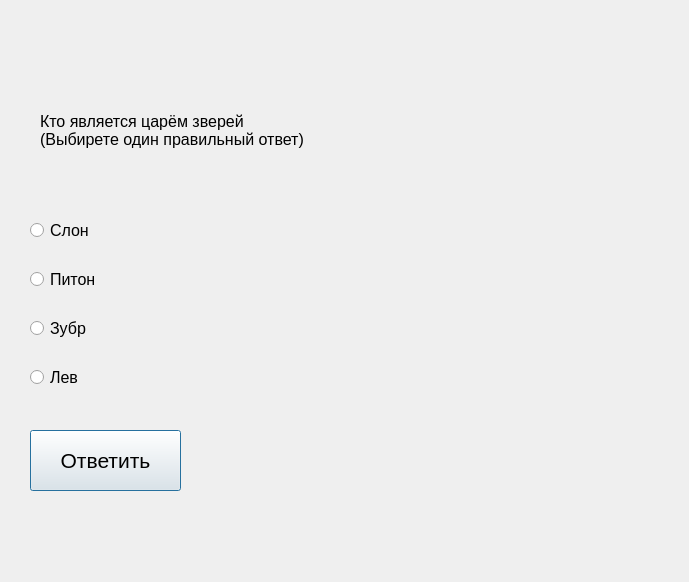
<?xml version="1.0" encoding="UTF-8"?>
<ui version="4.0">
 <class>Dialog</class>
 <widget class="QDialog" name="Dialog">
  <property name="geometry">
   <rect>
    <x>0</x>
    <y>0</y>
    <width>689</width>
    <height>582</height>
   </rect>
  </property>
  <property name="windowTitle">
   <string>Dialog</string>
  </property>
  <widget class="QPushButton" name="answer1">
   <property name="geometry">
    <rect>
     <x>30</x>
     <y>430</y>
     <width>151</width>
     <height>61</height>
    </rect>
   </property>
   <property name="font">
    <font>
     <pointsize>16</pointsize>
    </font>
   </property>
   <property name="text">
    <string>Ответить</string>
   </property>
  </widget>
  <widget class="QWidget" name="gridLayoutWidget">
   <property name="geometry">
    <rect>
     <x>30</x>
     <y>200</y>
     <width>231</width>
     <height>211</height>
    </rect>
   </property>
   <layout class="QGridLayout" name="gridLayout">
    <item row="4" column="0">
     <widget class="QRadioButton" name="ans4">
      <property name="font">
       <font>
        <pointsize>12</pointsize>
       </font>
      </property>
      <property name="text">
       <string>Лев</string>
      </property>
     </widget>
    </item>
    <item row="0" column="0">
     <widget class="QRadioButton" name="ans1">
      <property name="font">
       <font>
        <pointsize>12</pointsize>
       </font>
      </property>
      <property name="text">
       <string>Слон</string>
      </property>
     </widget>
    </item>
    <item row="1" column="0">
     <widget class="QRadioButton" name="ans2">
      <property name="font">
       <font>
        <pointsize>12</pointsize>
       </font>
      </property>
      <property name="text">
       <string>Питон</string>
      </property>
     </widget>
    </item>
    <item row="3" column="0">
     <widget class="QRadioButton" name="an3">
      <property name="font">
       <font>
        <pointsize>12</pointsize>
       </font>
      </property>
      <property name="text">
       <string>Зубр</string>
      </property>
     </widget>
    </item>
   </layout>
  </widget>
  <widget class="QLabel" name="label">
   <property name="geometry">
    <rect>
     <x>40</x>
     <y>80</y>
     <width>411</width>
     <height>101</height>
    </rect>
   </property>
   <property name="font">
    <font>
     <pointsize>12</pointsize>
    </font>
   </property>
   <property name="text">
    <string>Кто является царём зверей 
(Выбирете один правильный ответ)</string>
   </property>
  </widget>
 </widget>
 <resources/>
 <connections/>
</ui>
